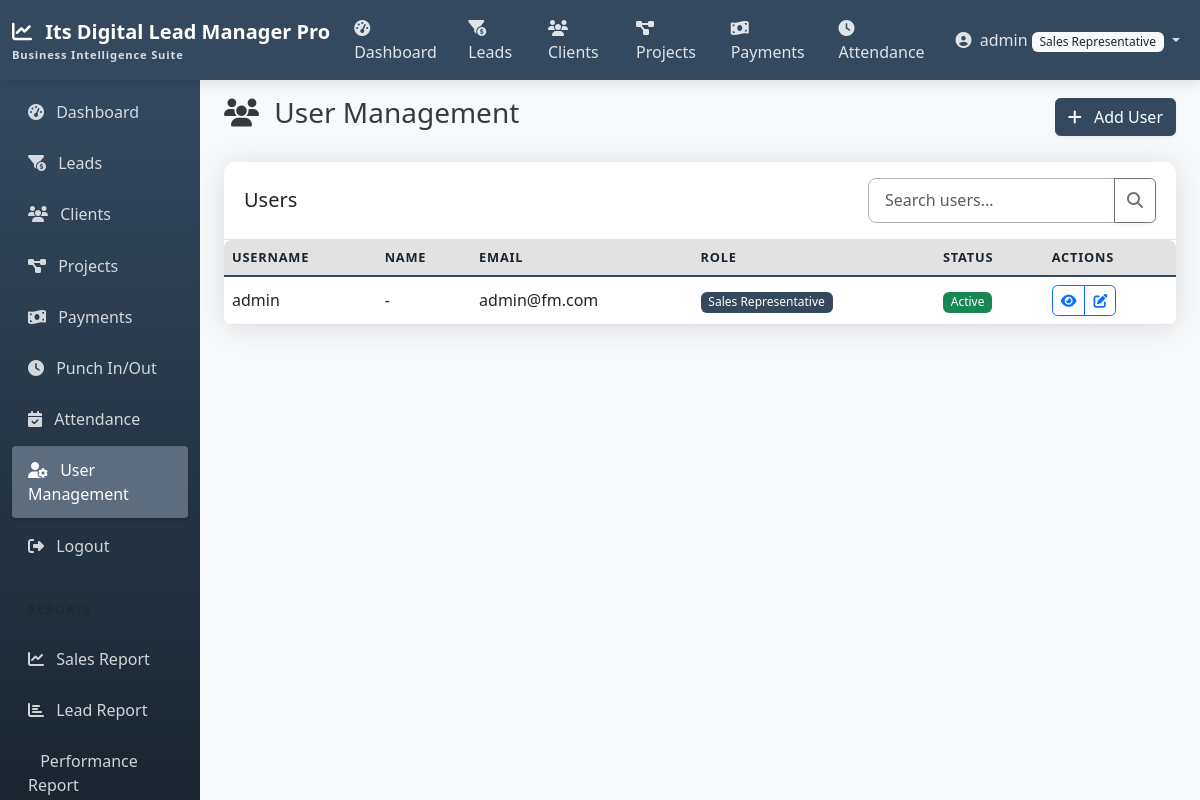
The page /accounts/users/ (signed in) on the database its author committed.
### accounts/models.py (models this page shows, shortened)
class CustomUser(AbstractUser):
    ROLE_CHOICES = (
        ('admin', 'Admin'),
        ('manager', 'Manager'),
        ('team_leader', 'Team Leader'),
        ('sales_rep', 'Sales Representative'),
    )
    role = models.CharField(max_length=20, choices=ROLE_CHOICES, default='sales_rep')

### accounts/views.py (the view)
# urls.py: path('users/', views.UserListView.as_view(), name='user_list'),
class UserListView(LoginRequiredMixin, AdminOrManagerRequiredMixin, ListView):
    model = CustomUser
    template_name = 'accounts/user_list.html'
    context_object_name = 'users'
    def get_queryset(self):
        if self.request.user.role == 'manager':
            return CustomUser.objects.filter(role__in=['team_leader', 'sales_rep'])
        return CustomUser.objects.all()

### accounts/views.py (called while the page is built)
    def test_func(self):
        return self.request.user.is_authenticated and (
            self.request.user.is_superuser or
            self.request.user.role in ['admin', 'manager']
        )

### templates/accounts/user_list.html (shortened to what this page needs)
{% extends 'base.html' %}
{% block content %}
<div class="d-flex justify-content-between align-items-center mb-4">
    <h1 class="h3">
        <i class="fas fa-users me-2"></i> User Management
    </h1>
    <div>
        <a href="{% url 'user_add' %}" class="btn btn-primary">
            <i class="fas fa-plus me-2"></i> Add User
        </a>
    </div>
</div>
<div class="card shadow">
    <div class="card-header bg-white">
        <div class="row align-items-center">
            <div class="col">
                <h5 class="mb-0">Users</h5>
            </div>
            <div class="col-md-4">
                <form action="" method="get" class="input-group">
                    <input type="text" name="search" class="form-control" placeholder="Search users..." value="{{ search_query }}">
                    <button type="submit" class="btn btn-outline-secondary">
                        <i class="fas fa-search"></i>
                    </button>
                </form>
            </div>
        </div>
    </div>
    <div class="table-responsive">
        <table class="table table-hover align-middle mb-0">
            <thead class="table-light">
                <tr>
                    <th scope="col">Username</th>
                    <th scope="col">Name</th>
                    <th scope="col">Email</th>
                    <th scope="col">Role</th>
                    <th scope="col">Status</th>
                    <th scope="col">Actions</th>
                </tr>
            </thead>
            <tbody>
                {% for user_obj in users %}
                <tr>
                    <td>{{ user_obj.username }}</td>
                    <td>{{ user_obj.get_full_name|default:"-" }}</td>
                    <td>{{ user_obj.email|default:"-" }}</td>
                    <td>
                        <span class="badge bg-{{ user_obj.role|yesno:'primary,secondary' }}">
                            {{ user_obj.get_role_display }}
                        </span>
                    </td>
                    <td>
                        {% if user_obj.is_active %}
                        <span class="badge bg-success">Active</span>
                        {% else %}
                        <span class="badge bg-danger">Inactive</span>
                        {% endif %}
                    </td>
                    <td>
                        <div class="btn-group btn-group-sm">
                            <a href="{% url 'user_detail' user_obj.id %}" class="btn btn-outline-primary">
                                <i class="fas fa-eye"></i>
                            </a>
                            <a href="{% url 'user_edit' user_obj.id %}" class="btn btn-outline-primary">
                                <i class="fas fa-edit"></i>
                            </a>
                        </div>
                    </td>
                </tr>
                {% empty %}
                <tr>
                    <td colspan="6" class="text-center py-4">
                        <p class="text-muted mb-0">No users found.</p>
                    </td>
                </tr>
                {% endfor %}
            </tbody>
        </table>
    </div>
</div>
{% endblock %}

### templates/navbar.html (shortened to what this page needs)
<nav class="navbar navbar-expand-md navbar-dark sticky-top">
    <div class="container-fluid">
        <a class="navbar-brand" href="{% url 'home' %}">
            <i class="fas fa-chart-line me-2"></i>
            Its Digital Lead Manager Pro
            <span class="navbar-brand-subtitle">Business Intelligence Suite</span>
        </a>
        <div class="collapse navbar-collapse" id="navbarNav">
            <ul class="navbar-nav me-auto">
                {% if user.is_authenticated %}
                <li class="nav-item">
                    <a class="nav-link {% if request.path == '/reports/dashboard/' %}active{% endif %}" href="{% url 'dashboard' %}">
                        <i class="fas fa-tachometer-alt me-1"></i> Dashboard
                    </a>
                </li>
                <li class="nav-item">
                    <a class="nav-link {% if '/leads/' in request.path %}active{% endif %}" href="{% url 'lead_list' %}">
                        <i class="fas fa-funnel-dollar me-1"></i> Leads
                    </a>
                </li>
                <li class="nav-item">
                    <a class="nav-link {% if '/clients/' in request.path %}active{% endif %}" href="{% url 'client_list' %}">
                        <i class="fas fa-users me-1"></i> Clients
                    </a>
                </li>
                <li class="nav-item d-none d-lg-block">
                    <a class="nav-link {% if '/projects/' in request.path %}active{% endif %}" href="{% url 'project_list' %}">
                        <i class="fas fa-project-diagram me-1"></i> Projects
                    </a>
                </li>
                <li class="nav-item d-none d-lg-block">
                    <a class="nav-link {% if '/payments/' in request.path %}active{% endif %}" href="{% url 'payment_list' %}">
                        <i class="fas fa-money-bill-wave me-1"></i> Payments
                    </a>
                </li>
                <li class="nav-item d-none d-lg-block">
                    <a class="nav-link {% if '/attendance/punch/' in request.path %}active{% endif %}" href="{% url 'punch' %}">
                        <i class="fas fa-clock me-1"></i> Attendance
                    </a>
                </li>
                {% endif %}
            </ul>
            <ul class="navbar-nav">
                {% if user.is_authenticated %}
                <li class="nav-item dropdown">
                    <a class="nav-link dropdown-toggle" href="#" id="navbarDropdown" role="button" data-bs-toggle="dropdown" aria-expanded="false">
                        <i class="fas fa-user-circle me-1"></i>
                        {% if user.first_name %}{{ user.first_name }}{% else %}{{ user.username }}{% endif %}
                        <span class="badge bg-light text-dark">{{ user.get_role_display }}</span>
                    </a>
                </li>
                {% endif %}
            </ul>
        </div>
    </div>
</nav>

### static/css/custom.css (style rules this page uses)
:root { --primary-color: #34495e; --primary-light: #5d6d7e; --primary-dark: #1a2530; --secondary-color: #e2e2e2; --secondary-dark: #b1b1b1; --accent-color: #f39c12; --bg-color: #f8f9fa; --text-color: #343a40; --text-light: #f8f9fa; --success-color: #2ecc71; --info-color: #3498db; --warning-color: #f39c12; --danger-color: #e74c3c; }
body { background-color: var(--bg-color); color: var(--text-color); }
.navbar { background-color: var(--primary-color) !important; box-shadow: 0 4px 12px rgba(0, 0, 0, 0.1); }
.navbar-brand { font-weight: 700; font-size: 1.25rem; color: white !important; }
.navbar-brand-subtitle { font-size: 0.7rem; opacity: 0.8; display: block; letter-spacing: 0.05rem; }
.navbar .nav-link { color: rgba(255, 255, 255, 0.85) !important; font-weight: 500; }
.card { border: none; box-shadow: 0 0.15rem 1.75rem 0 rgba(58, 59, 69, 0.15) !important; border-radius: 0.75rem; margin-bottom: 1.5rem; transition: transform 0.2s ease, box-shadow 0.2s ease; }
.card-header { padding: 1rem 1.25rem; border-bottom: 1px solid var(--secondary-color); background-color: white; border-top-left-radius: 0.75rem !important; border-top-right-radius: 0.75rem !important; font-weight: 600; }
.form-control, .form-select { border-radius: 0.5rem; padding: 0.6rem 1rem; border-color: var(--secondary-dark); }
.badge { font-weight: 500; padding: 0.35em 0.65em; }
.table { border-collapse: separate; border-spacing: 0; border-radius: 0.5rem; overflow: hidden; }
.table thead th { background-color: var(--secondary-color); border-bottom: 2px solid var(--primary-color); color: var(--primary-dark); font-weight: 600; text-transform: uppercase; font-size: 0.8rem; letter-spacing: 0.05rem; }
.table tbody tr { transition: all 0.2s ease; }
.btn { border-radius: 0.35rem; font-weight: 500; box-shadow: 0 2px 4px rgba(0, 0, 0, 0.05); transition: all 0.2s ease; }
.btn-primary { background-color: var(--primary-color); border-color: var(--primary-color); }
.bg-primary { background-color: var(--primary-color) !important; }

### rows shown on the page
CustomUser: username "admin", role "Sales Representative", get_full_name "-", email "admin@fm.com", is_active "Active"
